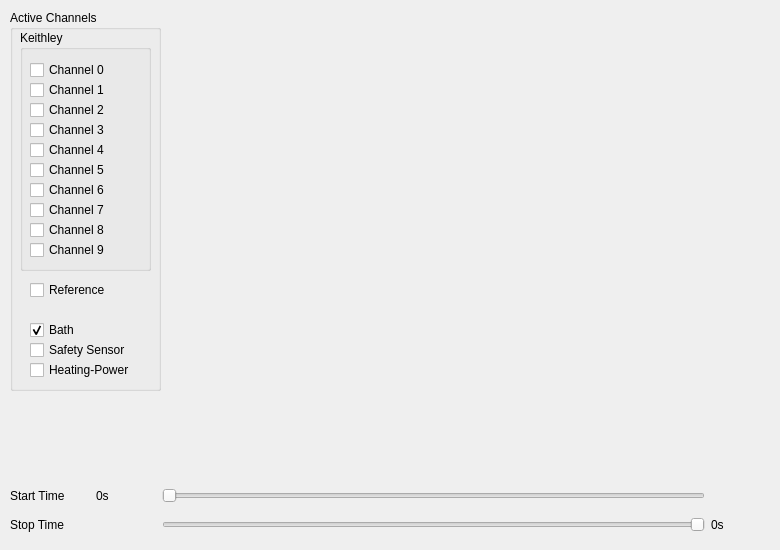
    <widget class="QWidget" name="Display">
     <attribute name="title">
      <string>Display</string>
     </attribute>
     <widget class="QGroupBox" name="PlotActiveChannelsGrpBox">
      <property name="enabled">
       <bool>true</bool>
      </property>
      <property name="geometry">
       <rect>
        <x>10</x>
        <y>10</y>
        <width>151</width>
        <height>381</height>
       </rect>
      </property>
      <property name="title">
       <string>Active Channels</string>
      </property>
      <widget class="QGroupBox" name="PlotKeithlyGrpBox">
       <property name="enabled">
        <bool>true</bool>
       </property>
       <property name="geometry">
        <rect>
         <x>10</x>
         <y>20</y>
         <width>131</width>
         <height>241</height>
        </rect>
       </property>
       <property name="title">
        <string>Keithley</string>
       </property>
       <widget class="QCheckBox" name="PlotChannel0">
        <property name="geometry">
         <rect>
          <x>10</x>
          <y>30</y>
          <width>101</width>
          <height>20</height>
         </rect>
        </property>
        <property name="text">
         <string>Channel 0</string>
        </property>
       </widget>
       <widget class="QCheckBox" name="PlotChannel1">
        <property name="geometry">
         <rect>
          <x>10</x>
          <y>50</y>
          <width>101</width>
          <height>20</height>
         </rect>
        </property>
        <property name="text">
         <string>Channel 1</string>
        </property>
       </widget>
       <widget class="QCheckBox" name="PlotChannel2">
        <property name="geometry">
         <rect>
          <x>10</x>
          <y>70</y>
          <width>101</width>
          <height>20</height>
         </rect>
        </property>
        <property name="text">
         <string>Channel 2</string>
        </property>
       </widget>
       <widget class="QCheckBox" name="PlotChannel3">
        <property name="geometry">
         <rect>
          <x>10</x>
          <y>90</y>
          <width>101</width>
          <height>20</height>
         </rect>
        </property>
        <property name="text">
         <string>Channel 3</string>
        </property>
       </widget>
       <widget class="QCheckBox" name="PlotChannel4">
        <property name="geometry">
         <rect>
          <x>10</x>
          <y>110</y>
          <width>101</width>
          <height>20</height>
         </rect>
        </property>
        <property name="text">
         <string>Channel 4</string>
        </property>
       </widget>
       <widget class="QCheckBox" name="PlotChannel5">
        <property name="geometry">
         <rect>
          <x>10</x>
          <y>130</y>
          <width>101</width>
          <height>20</height>
         </rect>
        </property>
        <property name="text">
         <string>Channel 5</string>
        </property>
       </widget>
       <widget class="QCheckBox" name="PlotChannel6">
        <property name="geometry">
         <rect>
          <x>10</x>
          <y>150</y>
          <width>101</width>
          <height>20</height>
         </rect>
        </property>
        <property name="text">
         <string>Channel 6</string>
        </property>
       </widget>
       <widget class="QCheckBox" name="PlotChannel7">
        <property name="geometry">
         <rect>
          <x>10</x>
          <y>170</y>
          <width>101</width>
          <height>20</height>
         </rect>
        </property>
        <property name="text">
         <string>Channel 7</string>
        </property>
       </widget>
       <widget class="QCheckBox" name="PlotChannel8">
        <property name="geometry">
         <rect>
          <x>10</x>
          <y>190</y>
          <width>101</width>
          <height>20</height>
         </rect>
        </property>
        <property name="text">
         <string>Channel 8</string>
        </property>
       </widget>
       <widget class="QCheckBox" name="PlotChannel9">
        <property name="geometry">
         <rect>
          <x>10</x>
          <y>210</y>
          <width>101</width>
          <height>20</height>
         </rect>
        </property>
        <property name="text">
         <string>Channel 9</string>
        </property>
       </widget>
      </widget>
      <widget class="QCheckBox" name="PlotReference">
       <property name="geometry">
        <rect>
         <x>20</x>
         <y>270</y>
         <width>101</width>
         <height>20</height>
        </rect>
       </property>
       <property name="text">
        <string>Reference</string>
       </property>
      </widget>
      <widget class="QCheckBox" name="PlotBath">
       <property name="geometry">
        <rect>
         <x>20</x>
         <y>310</y>
         <width>101</width>
         <height>20</height>
        </rect>
       </property>
       <property name="text">
        <string>Bath</string>
       </property>
       <property name="checked">
        <bool>true</bool>
       </property>
      </widget>
      <widget class="QCheckBox" name="PlotSafetySensor">
       <property name="geometry">
        <rect>
         <x>20</x>
         <y>330</y>
         <width>111</width>
         <height>20</height>
        </rect>
       </property>
       <property name="text">
        <string>Safety Sensor</string>
       </property>
      </widget>
      <widget class="QCheckBox" name="PlotHeatingPower">
       <property name="geometry">
        <rect>
         <x>20</x>
         <y>350</y>
         <width>131</width>
         <height>20</height>
        </rect>
       </property>
       <property name="text">
        <string>Heating-Power</string>
       </property>
      </widget>
     </widget>
     <widget class="QWidget" name="gridLayoutWidget">
      <property name="geometry">
       <rect>
        <x>10</x>
        <y>480</y>
        <width>761</width>
        <height>61</height>
       </rect>
      </property>
      <layout class="QGridLayout" name="PlotTimeGridLayout">
       <item row="0" column="0">
        <widget class="QLabel" name="label01">
         <property name="minimumSize">
          <size>
           <width>80</width>
           <height>0</height>
          </size>
         </property>
         <property name="text">
          <string>Start Time</string>
         </property>
        </widget>
       </item>
       <item row="0" column="1">
        <widget class="QLabel" name="PlotStartLabel">
         <property name="minimumSize">
          <size>
           <width>60</width>
           <height>0</height>
          </size>
         </property>
         <property name="text">
          <string>0s</string>
         </property>
        </widget>
       </item>
       <item row="1" column="0">
        <widget class="QLabel" name="label02">
         <property name="minimumSize">
          <size>
           <width>80</width>
           <height>0</height>
          </size>
         </property>
         <property name="text">
          <string>Stop Time</string>
         </property>
        </widget>
       </item>
       <item row="1" column="3">
        <widget class="QLabel" name="PlotStopLabel">
         <property name="minimumSize">
          <size>
           <width>60</width>
           <height>0</height>
          </size>
         </property>
         <property name="text">
          <string>0s</string>
         </property>
        </widget>
       </item>
       <item row="1" column="2">
        <widget class="QSlider" name="PlotStopSlider">
         <property name="orientation">
          <enum>Qt::Horizontal</enum>
         </property>
         <property name="invertedAppearance">
          <bool>true</bool>
         </property>
         <property name="invertedControls">
          <bool>true</bool>
         </property>
         <property name="tickPosition">
          <enum>QSlider::NoTicks</enum>
         </property>
        </widget>
       </item>
       <item row="0" column="2">
        <widget class="QSlider" name="PlotStartSlider">
         <property name="orientation">
          <enum>Qt::Horizontal</enum>
         </property>
         <property name="tickPosition">
          <enum>QSlider::NoTicks</enum>
         </property>
        </widget>
       </item>
      </layout>
     </widget>
     <widget class="QwtPlot" name="DisplayTempVsTime">
      <property name="geometry">
       <rect>
        <x>169</x>
        <y>19</y>
        <width>591</width>
        <height>451</height>
       </rect>
      </property>
     </widget>
    </widget>
